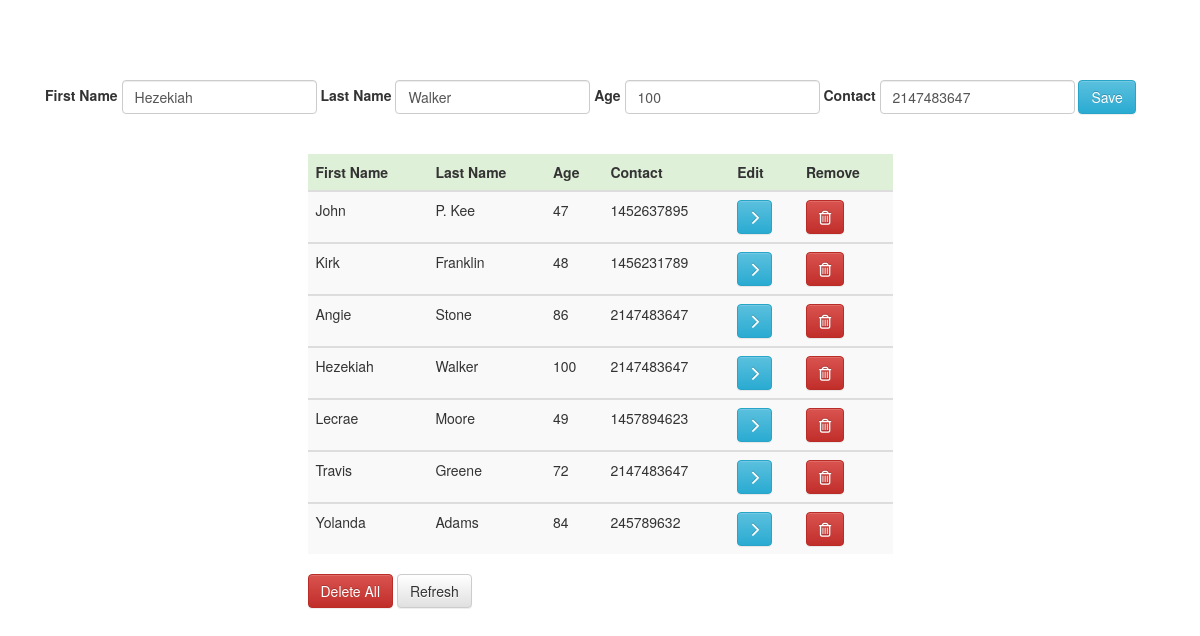
The page /?id=42 on the database its author committed.
### tables this page shows
CREATE TABLE `user` (
  `id` int(11) NOT NULL,
  `firstname` varchar(255) NOT NULL,
  `lastname` varchar(255) NOT NULL,
  `age` int(11) NOT NULL,
  `contact` int(11) NOT NULL
);

### config/functions.php (called while the page is built, shortened)
<?php
function select($dbc,$id){
	$q3 = "SELECT * FROM user WHERE id = $id ";
            $r3 = mysqli_query($dbc, $q3);
            $row1=mysqli_fetch_assoc($r3);
            return $row1['firstname'];
}
 function select1($dbc,$id){
	$q1 = "SELECT * FROM user WHERE id = $id ";
            $r39 = mysqli_query($dbc, $q1);
            $row6=mysqli_fetch_assoc($r39);
            return $row6['lastname'];
}
function select2($dbc,$id){
	$q8 = "SELECT * FROM user WHERE id = $id ";
            $r11 = mysqli_query($dbc, $q8);
            $row7=mysqli_fetch_assoc($r11);
            return $row7['age'];
}
function select3($dbc,$id){
	$q30 = "SELECT * FROM user WHERE id = $id ";
            $r31 = mysqli_query($dbc, $q30);
            $row11=mysqli_fetch_assoc($r31);
            return $row11['contact'];
}
?>

### index.php (the view, shortened to what this page needs)
<!doctype html>
<html>
<head>
<?php   include "config/connection.php"; include "config/js.php"  ; include "config/functions.php"; error_reporting(0);
	        include "config/css.php";
?>
</head>
<body>
<br><br><br><br>
<div class="row">
	<div class="container">
<div class="col-md-12 ">
<form class="form-inline "  method="post" role="form"  >
             <label for="firstname">First Name</label>
            <input name="firstname" class="form-control" type="text" id="firstname" value="<?php   echo select($dbc,$_GET['id']);   ?>" >
            <label for="lastname">Last Name</label>
            <input name="lastname" class="form-control" type="text" id="lastname" value="<?php echo select1($dbc,$_GET['id']); ?>" >
            <label for="age">Age</label>
            <input name="age" class="form-control" type="text" id="age" value="<?php echo  select2($dbc,$_GET['id']);?>" >
             <label for="contact">Contact</label>
            <input name="contact" class="form-control" type="text" id="contact" value="<?php echo  select3($dbc,$_GET['id']);?>" >
            <input type="submit" class="btn btn-info" value="Save" name="Save" >
      </form>
  </div>
</div>
</div><br><br>
      <div class="row">
      <div class="col-md-6 col-md-offset-3">
		<table class="table table-striped table-hover">
                <thead>
                <tr class="success">
                    <th>First Name</th>
                    <th>Last Name</th>
                    <th>Age</th>
                    <th>Contact</th>
                    <th>Edit</th>
                    <th>Remove</th>
                </tr>
                 <?php
               $q3 = "SELECT * FROM user ORDER BY id ASC ";
            $r3 = mysqli_query($dbc, $q3);
              while ( $pics = mysqli_fetch_assoc($r3)) {
          ?>
               </thead>
               <tbody>
               <tr id="row_<?php echo $pics['id'];?>">
                <td><?php echo $pics['firstname'];  ?></td>
                <td><?php echo $pics['lastname'];  ?></td>
                <td><?php echo $pics['age'];  ?></td>
                <td><?php echo $pics['contact'];  ?></td>
                <td><a    href="?id=<?php echo $pics['id']?>" class="btn btn-info btn-edit"> <i class="fa fa-chevron-right"></i></a></td>
                <td><button id="<?php echo $pics['id'];?>" class="btn btn-danger btn-delete"><i class="fa fa-trash-o"></i></button></td>
                </tr>
            <?php } ?>
            </tbody>
        </table>
          <button type="submit" class="btn btn-danger btn-deleteAll"  name="DeleteAll">Delete All</button>
          <a href="index.php" type="submit" class="btn btn-default" id="refresh">Refresh</a>
	</div>
</div>
</body>
</html>

### rows shown on the page
user: firstname "Hezekiah", lastname "Walker", age "100", contact "2147483647"
user: firstname "John", lastname "P. Kee", age "47", contact "1452637895"
user: firstname "Kirk", lastname "Franklin", age "48", contact "1456231789"
user: firstname "Angie", lastname "Stone", age "86", contact "2147483647"
user: firstname "Lecrae", lastname "Moore", age "49", contact "1457894623"
user: firstname "Travis", lastname "Greene", age "72", contact "2147483647"
user: firstname "Yolanda", lastname "Adams", age "84", contact "245789632"
